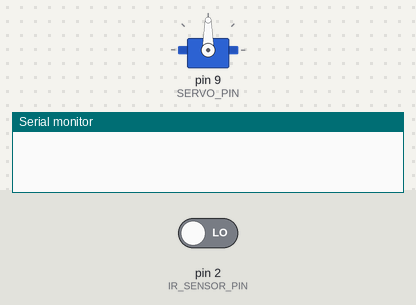
Bench run of a sketch on a simulated Arduino Uno, built with avr-gcc and run on an emulated ATmega328P. Parts: servo, the last lines printed to the serial monitor. Inputs (shaded band) come from the test bench; at power-on: pin 2 (IR_SENSOR_PIN) LOW.

Above: at 1.2 s.
1.3 s: pin 2 (IR_SENSOR_PIN) driven HIGH
4.3 s: pin 2 (IR_SENSOR_PIN) driven LOW
At 4.3 s:
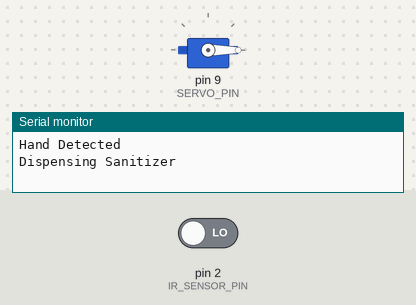
Timing chart, 0 to 7.3 s (numbered marks = the images above; inputs shaded):
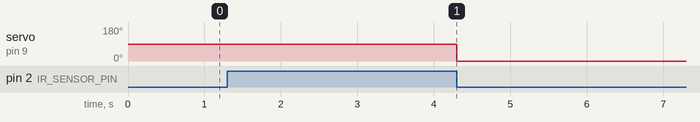

Measured:
- after the input at 1.3 s, servo on pin 9 (SERVO_PIN): 90° → 0° after 3.0 s

The sketch:

automatic_dispense.ino
```cpp
#include <Servo.h>

#define IR_SENSOR_PIN 2
#define SERVO_PIN 9

Servo dispenserServo;

int irState = 0; // variable to store IR sensor state
int previousIrState = 0; // variable to store previous IR sensor state
unsigned long previousMillis = 0; // variable to store previous time
unsigned long interval = 2000; // interval at which to dispense sanitizer (in milliseconds)
bool dispenserActive = false; // flag to indicate if sanitizer dispenser is active

void setup() {
  Serial.begin(9600);
  pinMode(IR_SENSOR_PIN, INPUT);
  dispenserServo.attach(SERVO_PIN);
}

void loop() {
  // read the state of the IR sensor
  irState = digitalRead(IR_SENSOR_PIN);

  // check if the state of the IR sensor has changed
  if (irState != previousIrState) {
    // if the IR sensor is triggered
    if (irState == HIGH) {
      Serial.println("Hand Detected");
      dispenserActive = true; // activate sanitizer dispenser
      previousMillis = millis(); // reset timer
    } else {
      Serial.println("No Hand Detected");
    }
    previousIrState = irState;
  }

  // if sanitizer dispenser is active
  if (dispenserActive) {
    unsigned long currentMillis = millis();
    // check if it's time to dispense sanitizer
    if (currentMillis - previousMillis >= interval) {
      // dispense sanitizer
      Serial.println("Dispensing Sanitizer");
      dispenserServo.write(90); // rotate servo to dispense sanitizer
      delay(1000); // wait for sanitizer to dispense (adjust as needed)
      dispenserServo.write(0); // return servo to initial position
      dispenserActive = false; // deactivate sanitizer dispenser
    }
  }
}
```
